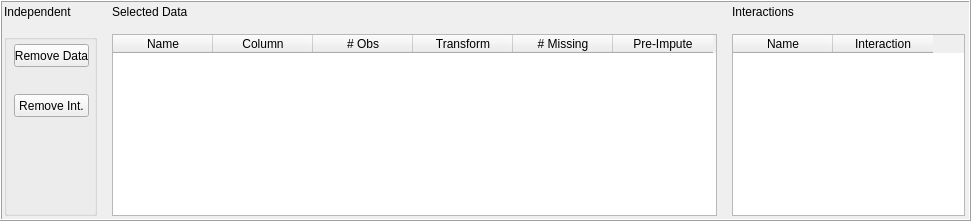
       <widget class="QFrame" name="statsDataSelIndepFrame">
        <property name="geometry">
         <rect>
          <x>10</x>
          <y>300</y>
          <width>971</width>
          <height>221</height>
         </rect>
        </property>
        <property name="styleSheet">
         <string notr="true">border-color: rgb(0, 0, 0);</string>
        </property>
        <property name="frameShape">
         <enum>QFrame::Box</enum>
        </property>
        <property name="frameShadow">
         <enum>QFrame::Raised</enum>
        </property>
        <widget class="QWidget" name="gridLayoutWidget_30">
         <property name="geometry">
          <rect>
           <x>-1</x>
           <y>0</y>
           <width>971</width>
           <height>221</height>
          </rect>
         </property>
         <layout class="QGridLayout" name="statsDataSelIndepGrid" rowstretch="1,0" columnstretch="2,13,5">
          <property name="leftMargin">
           <number>5</number>
          </property>
          <property name="topMargin">
           <number>5</number>
          </property>
          <property name="rightMargin">
           <number>5</number>
          </property>
          <property name="bottomMargin">
           <number>5</number>
          </property>
          <property name="spacing">
           <number>15</number>
          </property>
          <item row="0" column="0">
           <widget class="QLabel" name="label_88">
            <property name="text">
             <string>Independent</string>
            </property>
           </widget>
          </item>
          <item row="0" column="2">
           <widget class="QLabel" name="label_89">
            <property name="text">
             <string>Interactions</string>
            </property>
           </widget>
          </item>
          <item row="0" column="1">
           <widget class="QLabel" name="label_92">
            <property name="text">
             <string>Selected Data</string>
            </property>
           </widget>
          </item>
          <item row="1" column="0">
           <widget class="QGroupBox" name="statsDataSelIndepGroup">
            <property name="title">
             <string/>
            </property>
            <property name="flat">
             <bool>true</bool>
            </property>
            <widget class="QPushButton" name="statsDataSelIndepRemoveDataButton">
             <property name="geometry">
              <rect>
               <x>10</x>
               <y>10</y>
               <width>75</width>
               <height>23</height>
              </rect>
             </property>
             <property name="toolTip">
              <string>Selected Row</string>
             </property>
             <property name="text">
              <string>Remove Data</string>
             </property>
            </widget>
            <widget class="QPushButton" name="statsDataSelIndepRemoveIntButton">
             <property name="geometry">
              <rect>
               <x>10</x>
               <y>60</y>
               <width>75</width>
               <height>23</height>
              </rect>
             </property>
             <property name="toolTip">
              <string>Selected Row</string>
             </property>
             <property name="text">
              <string>Remove Int.</string>
             </property>
            </widget>
           </widget>
          </item>
          <item row="1" column="1">
           <widget class="QTableWidget" name="statsDataSelIndepDataTable">
            <property name="editTriggers">
             <set>QAbstractItemView::NoEditTriggers</set>
            </property>
            <property name="selectionMode">
             <enum>QAbstractItemView::MultiSelection</enum>
            </property>
            <property name="selectionBehavior">
             <enum>QAbstractItemView::SelectRows</enum>
            </property>
            <property name="rowCount">
             <number>0</number>
            </property>
            <column>
             <property name="text">
              <string>Name</string>
             </property>
             <property name="toolTip">
              <string>Hover item for type and subtype</string>
             </property>
            </column>
            <column>
             <property name="text">
              <string>Column</string>
             </property>
            </column>
            <column>
             <property name="text">
              <string># Obs</string>
             </property>
             <property name="toolTip">
              <string>Hover item for begin date, end date and freq</string>
             </property>
            </column>
            <column>
             <property name="text">
              <string>Transform</string>
             </property>
             <property name="toolTip">
              <string>Hover item for # obs change</string>
             </property>
            </column>
            <column>
             <property name="text">
              <string># Missing</string>
             </property>
             <property name="toolTip">
              <string>Before pre-impute (if applied)</string>
             </property>
            </column>
            <column>
             <property name="text">
              <string>Pre-Impute</string>
             </property>
             <property name="toolTip">
              <string/>
             </property>
            </column>
           </widget>
          </item>
          <item row="1" column="2">
           <widget class="QTableWidget" name="statsDataSelIndepIntTable">
            <property name="sizePolicy">
             <sizepolicy hsizetype="Expanding" vsizetype="Expanding">
              <horstretch>0</horstretch>
              <verstretch>0</verstretch>
             </sizepolicy>
            </property>
            <property name="minimumSize">
             <size>
              <width>0</width>
              <height>0</height>
             </size>
            </property>
            <property name="editTriggers">
             <set>QAbstractItemView::NoEditTriggers</set>
            </property>
            <property name="selectionMode">
             <enum>QAbstractItemView::MultiSelection</enum>
            </property>
            <property name="selectionBehavior">
             <enum>QAbstractItemView::SelectRows</enum>
            </property>
            <property name="rowCount">
             <number>0</number>
            </property>
            <property name="columnCount">
             <number>2</number>
            </property>
            <column>
             <property name="text">
              <string>Name</string>
             </property>
            </column>
            <column>
             <property name="text">
              <string>Interaction</string>
             </property>
            </column>
           </widget>
          </item>
         </layout>
        </widget>
       </widget>
